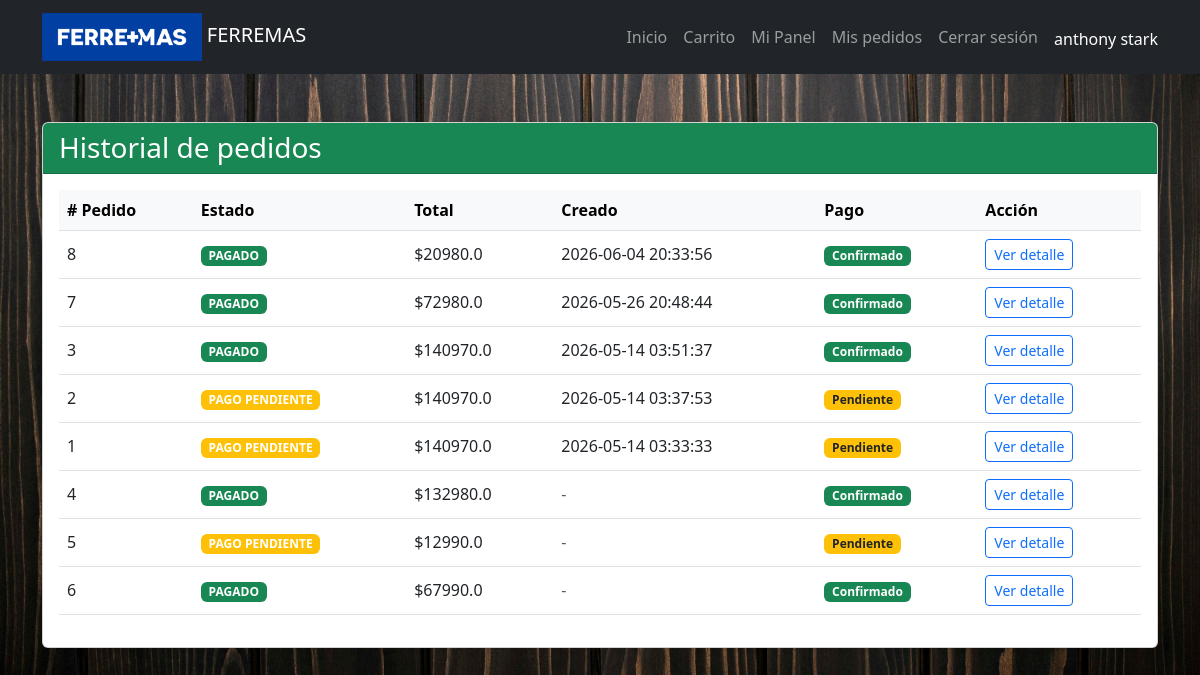
Page /mis-pedidos (signed in) on the earlier database version.
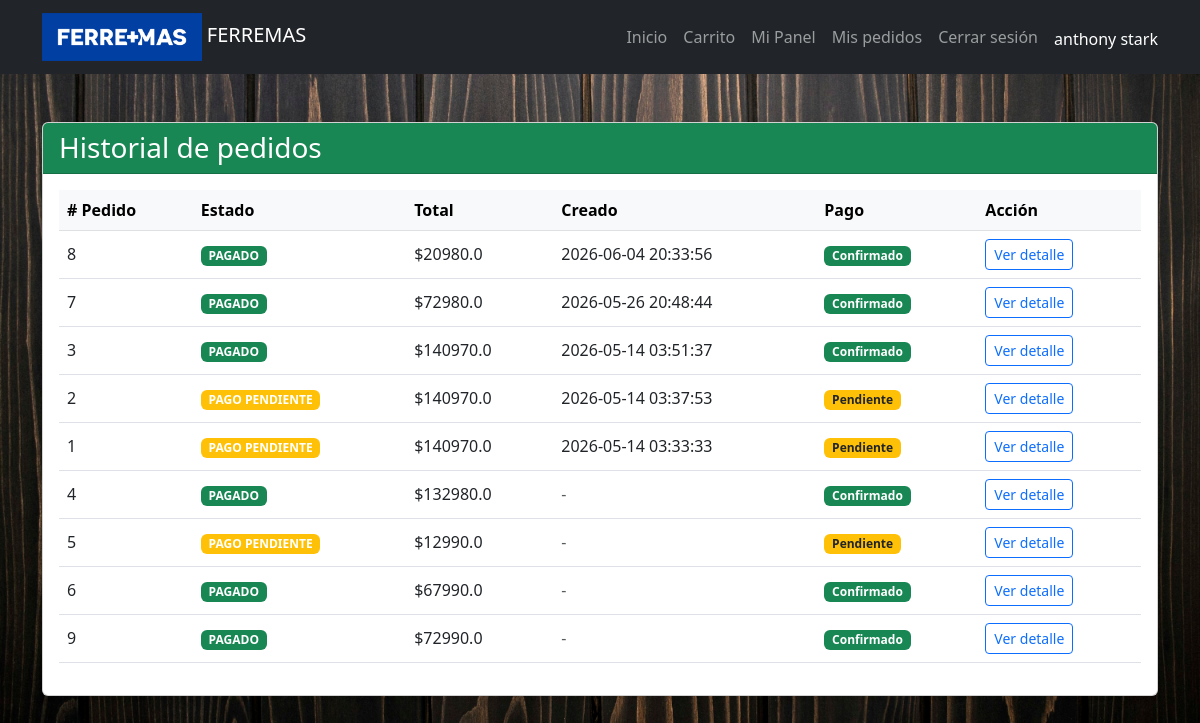
Same page on the later database version.
### tables this page shows
CREATE TABLE pedidos (
    id INTEGER PRIMARY KEY AUTOINCREMENT,
    usuario_id INTEGER NOT NULL,
    total REAL NOT NULL,
    estado TEXT DEFAULT 'Pendiente',
    fecha TIMESTAMP DEFAULT CURRENT_TIMESTAMP, metodo_pago TEXT, tipo_entrega TEXT, direccion_envio TEXT, pago_confirmado INTEGER DEFAULT 0, actualizado_en TIMESTAMP, creado_en TIMESTAMP,
    FOREIGN KEY(usuario_id) REFERENCES usuarios(id)
);

### app.py (the view)
@app.route('/mis-pedidos')
@roles_required('cliente')
def mis_pedidos():
    conn = get_db_connection()
    pedidos = conn.execute(
        "SELECT p.id, p.estado, p.total, p.pago_confirmado, p.creado_en, p.actualizado_en FROM pedidos p WHERE p.usuario_id = ? ORDER BY p.creado_en DESC",
        (session['user_id'],)
    ).fetchall()
    conn.close()
    return render_template('mis_pedidos.html', pedidos=pedidos)

### app.py (called while the page is built)
def get_db_connection():
    conn = sqlite3.connect(DB_PATH)
    conn.row_factory = sqlite3.Row
    return conn

def roles_required(*roles):
    def wrapper(f):
        @wraps(f)
        def decorated_function(*args, **kwargs):
            if not session.get('user_id'):
                return redirect(url_for('login', next=request.path))
            if session.get('role') not in roles:
                flash('No tienes permiso para acceder a esa página.', 'danger')
                return redirect(url_for('home'))
            return f(*args, **kwargs)
        return decorated_function
    return wrapper

### templates/mis_pedidos.html (shortened to what this page needs)
{% extends 'base.html' %}
{% block content %}
<div class="card shadow-sm">
    <div class="card-header bg-success text-white">
        <h3 class="mb-0">Historial de pedidos</h3>
    </div>
    <div class="card-body">
        {% if pedidos %}
            <div class="table-responsive">
                <table class="table align-middle">
                    <thead class="table-light">
                        <tr>
                            <th># Pedido</th>
                            <th>Estado</th>
                            <th>Total</th>
                            <th>Creado</th>
                            <th>Pago</th>
                            <th>Acción</th>
                        </tr>
                    </thead>
                    <tbody>
                        {% for pedido in pedidos %}
                        <tr>
                            <td>{{ pedido['id'] }}</td>
                            <td><span class="badge bg-{{ order_status_badge(pedido['estado']) }} text-uppercase">{{ pedido['estado'] }}</span></td>
                            <td>${{ pedido['total'] }}</td>
                            <td>{% if pedido['creado_en'] %}{{ pedido['creado_en'] }}{% else %}<span class="text-muted">-</span>{% endif %}</td>
                            <td>
                                {% if pedido['pago_confirmado'] %}
                                    <span class="badge bg-success">Confirmado</span>
                                {% else %}
                                    <span class="badge bg-warning text-dark">Pendiente</span>
                                {% endif %}
                            </td>
                            <td><a href="{{ url_for('pedido_detalle', pedido_id=pedido['id']) }}" class="btn btn-sm btn-outline-primary">Ver detalle</a></td>
                        </tr>
                        {% endfor %}
                    </tbody>
                </table>
            </div>
        {% else %}
            <div class="text-center py-5">
                <p class="fs-5">No tienes pedidos registrados todavía.</p>
                <a href="{{ url_for('home') }}" class="btn btn-primary">Seguir comprando</a>
            </div>
        {% endif %}
    </div>
</div>
{% endblock %}

Differences in the rows shown:
added pedidos: id "9", estado "PAGADO", total "72990.0", pago_confirmado "Confirmado"
